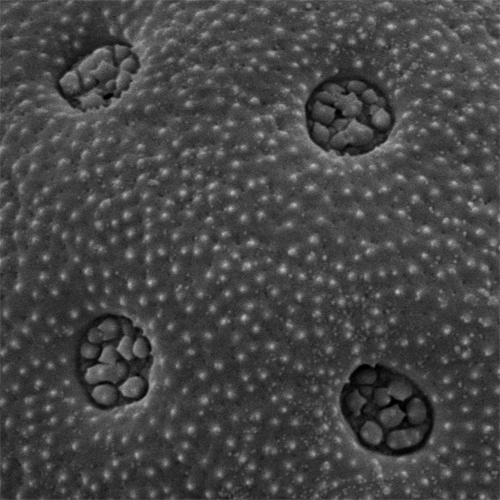
#> input picture PythonApplication1/image_blob.jpg, 500 x 500 px; its folder holds 2 pictures in this run; the run also reads 1 picture not shown here
$ python lda.py
#> lines starting #> are read from the running program, lines starting #| are printed output that depends on the picture
"""
==========
SVM
==========

Testing SVM in pollen grains.

Current step: setting up the LDA
"""
print(__doc__)

import numpy as np
import os
from PIL import Image
from sklearn import decomposition
from sklearn import discriminant_analysis

import matplotlib.pyplot as plt
from mpl_toolkits.mplot3d import Axes3D

# change current working directory
os.chdir("image_samples/classifier_A/")

# allocate dataset
data = np.zeros(18225)

# allocate target
y = np.zeros((56,), dtype=np.int32)
for i in range(56):
	if i < 28:
		y[i] = 0
	else:
		y[i] = 1

# load images and put into a matrix [28 x 18225]
for name in os.listdir(os.getcwd()):
	img = Image.open(name).convert("L").crop((0, 0, 135, 135))
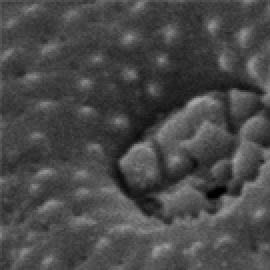
#> img: PIL image 135x135 L (shown 2 times larger); min 0, max 167, mean 73
	data = np.vstack((data, np.array(img).reshape(-1)))
#> pass 2 of the loop `for name in os.listdir(os.getcwd()):`:
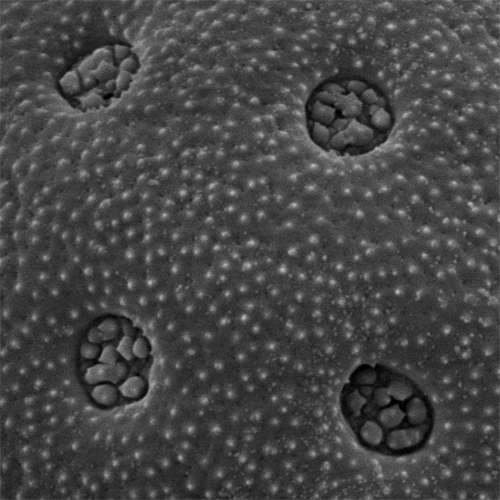
#> input picture PythonApplication1/image_blob.png, 500 x 500 px
#> `img = Image.open(name).convert("L").crop((0, 0, 135, 135))`:
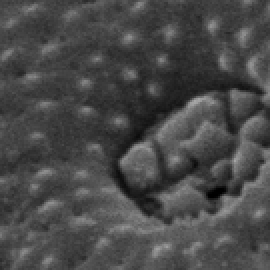
#> img: PIL image 135x135 L (shown 2 times larger); min 0, max 167, mean 72.8
#> (the run stopped early here; a loop or call above may not have finished)
